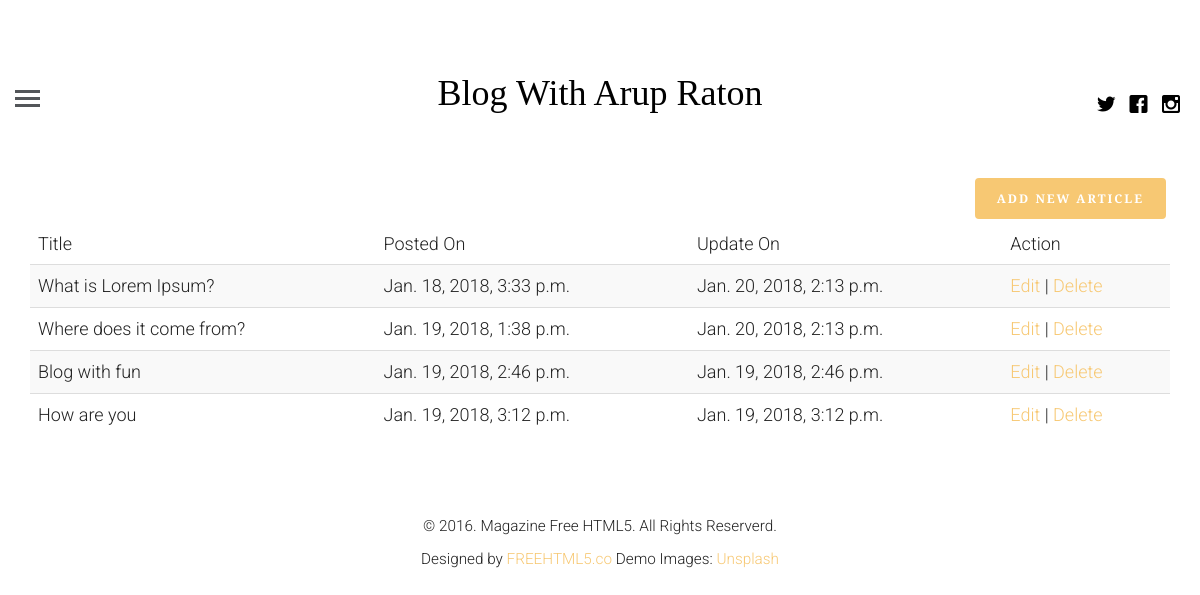
/profile/ (signed in), run on the app's committed database.
### blog/models.py (models this page shows, shortened)
class article(models.Model):
    article_author = models.ForeignKey(author, on_delete=models.CASCADE)
    title = models.CharField(max_length=200)
    body = models.TextField()
    image = models.FileField()
    posted_on = models.DateTimeField(auto_now=False, auto_now_add=True)
    updated_on = models.DateTimeField(auto_now=True, auto_now_add=False)
    category = models.ForeignKey(category, on_delete=models.CASCADE)

### blog/views.py (the view, shortened to what this page needs)
# urls.py: path('profile/',views.getProfile,name='profile' ),
def getProfile(request):
    if request.user.is_authenticated:
        user= get_object_or_404(User,id=request.user.id)
        author_profile= author.objects.filter(name=user.id)
        if author_profile:
            userauthor = get_object_or_404(author,name=request.user.id)
            post= article.objects.filter(article_author=userauthor.id)
            return render(request,'login_profile.html',{"post":post,"user":userauthor})
    else:
        return render(request, 'login.html')

### blog/templates/login_profile.html (shortened to what this page needs)
{% extends 'base.html' %}
{% block contant %}
    <div class="container">
        <a href="{% url 'create' %}" class="btn btn-primary pull pull-right ">Add New Article</a></div>
    <div class="container">
        <table class="table table-striped">
            <thead>
            <tr>
                <td>Title</td>
                <td>Posted On</td>
                <td>Update On</td>
                <td>Action</td>
            </tr>
            </thead>
            <tbody>
            {% for p in post %}
                <tr>
                    <td>{{ p.title }}</td>
                    <td>{{ p.posted_on }}</td>
                    <td>{{ p.updated_on }}</td>
                    <td><a href="{% url 'update' id=p.id %}">Edit</a> | <a href="{% url 'delete' id=p.id %}">Delete</a> </td>
                </tr>
            {% endfor %}
            </tbody>
        </table>
    </div>
{% endblock %}

### blog/templates/base.html (shortened to what this page needs)
<!DOCTYPE html>
 <html class="no-js">
	<head>
        {% load static %}
	<link rel="stylesheet" href="{% static 'css/animate.css' %}">
	<link rel="stylesheet" href="{% static 'css/icomoon.css' %}">
	<link rel="stylesheet" href="{% static 'css/bootstrap.css' %}">
	<link rel="stylesheet" href="{% static 'css/style.css' %}">
	</head>
	<body>
	<header id="fh5co-header">
		<div class="container-fluid">
			<div class="row">
				<a href="#" class="js-fh5co-nav-toggle fh5co-nav-toggle"><i></i></a>
				<ul class="fh5co-social">
					<li><a href="#"><i class="icon-twitter"></i></a></li>
					<li><a href="#"><i class="icon-facebook"></i></a></li>
					<li><a href="#"><i class="icon-instagram"></i></a></li>
				</ul>
				<div class="col-lg-12 col-md-12 text-center">
					<h1 id="fh5co-logo"><a href="{% url 'index' %}">Blog With Arup Raton</a></h1>
				</div>
			</div>
		</div>
	</header>
        <div class="container-fluid">
		    <div class="row fh5co-post-entry">
    {% block contant %}{% endblock %}
		    </div>
	    </div>
    <footer id="fh5co-footer">
		<p><small>&copy; 2016. Magazine Free HTML5. All Rights Reserverd. <br> Designed by <a href="#" target="_blank">FREEHTML5.co</a>  Demo Images: <a href="http://unsplash.com/" target="_blank">Unsplash</a></small></p>
	</footer>
	</body>
</html>

### blog/static/css/icomoon.css (style rules this page uses)
[class^="icon-"], [class*=" icon-"] { font-family: 'icomoon' !important; speak: none; font-style: normal; font-weight: normal; font-variant: normal; text-transform: none; line-height: 1; -webkit-font-smoothing: antialiased; -moz-osx-font-smoothing: grayscale; }
.icon-facebook:before { content: "\ea67"; }
.icon-instagram:before { content: "\ea6f"; }
.icon-twitter:before { content: "\ea7c"; }

### blog/static/css/style.css (style rules this page uses)
html { background: #fff; }
body { font-family: "Roboto", arial, sans-serif; font-size: 18px; font-weight: 300; line-height: 1.8; color: #222; background: #fff; }
a { color: #f7c873; -webkit-transition: 0.5s; -o-transition: 0.5s; transition: 0.5s; }
h1, h2, h3, h4, h5, h6 { font-family: "Playfair Display", times, serif; color: #000; }
p { margin-bottom: 30px; }
.btn { margin-right: 4px; margin-bottom: 4px; font-family: "Playfair Display", times, serif; font-size: 12px; letter-spacing: 2px; text-transform: uppercase; font-weight: 700; -webkit-border-radius: 4px; -moz-border-radius: 4px; -ms-border-radius: 4px; border-radius: 4px; -webkit-transition: 0.5s; -o-transition: 0.5s; transition: 0.5s; }
.btn-primary { background: #f7c873; color: #fff; border: 2px solid #f7c873; }
#fh5co-header { padding: 3em 3em; float: left; width: 100%; }
@media screen and (max-width: 1200px) { #fh5co-header { padding-left: 15px; padding-right: 15px; } }
#fh5co-header .fh5co-nav-toggle { position: absolute; top: 4.2em; left: 3em; z-index: 99; }
@media screen and (max-width: 1200px) { #fh5co-header .fh5co-nav-toggle { top: 4em; left: 15px; } }
#fh5co-header .fh5co-social { position: absolute !important; right: 3em !important; top: 3.2em; z-index: 99; -webkit-transition: 0.5s; -o-transition: 0.5s; transition: 0.5s; }
@media screen and (max-width: 1200px) { #fh5co-header .fh5co-social { right: 15px !important; top: 3.2em; } }
#fh5co-header #fh5co-logo { text-align: center; }
#fh5co-header #fh5co-logo a { color: #000; }
.fh5co-social { padding: 0; margin: 30px 0 0 0; position: relative; }
.fh5co-social li { padding: 0; margin: 0; list-style: none; display: inline; }
.fh5co-social li a { font-size: 20px; padding: 4px; color: #000; }
#fh5co-footer { padding: 3em 0; text-align: center; }
.fh5co-nav-toggle { width: 25px; height: 25px; cursor: pointer; text-decoration: none; }
.fh5co-nav-toggle i { position: relative; display: -moz-inline-stack; display: inline-block; zoom: 1; *display: inline; width: 25px; height: 3px; color: #535659; font: bold 14px/.4 Helvetica; text-transform: uppercase; text-indent: -55px; background: #535659; transition: all .2s ease-out; }
.fh5co-nav-toggle i::before, .fh5co-nav-toggle i::after { content: ''; width: 25px; height: 3px; background: #535659; position: absolute; left: 0; -webkit-transition: 0.2s; -o-transition: 0.2s; transition: 0.2s; }
.fh5co-nav-toggle i::before { top: -7px; }
.fh5co-nav-toggle i::after { bottom: -7px; }
.fh5co-nav-toggle { position: absolute; top: 18px; left: 0; z-index: 21; padding: 6px 0 0 0; display: block; margin: 0 auto; display: block; height: 44px; width: 25px; border-bottom: none !important; }

### data on the page
article: title "What is Lorem Ipsum?", posted_on "Jan. 18, 2018, 3:33 p.m.", updated_on "Jan. 20, 2018, 2:13 p.m."
article: title "Where does it come from?", posted_on "Jan. 19, 2018, 1:38 p.m.", updated_on "Jan. 20, 2018, 2:13 p.m."
article: title "Blog with fun", posted_on "Jan. 19, 2018, 2:46 p.m.", updated_on "Jan. 19, 2018, 2:46 p.m."
article: title "How are you", posted_on "Jan. 19, 2018, 3:12 p.m.", updated_on "Jan. 19, 2018, 3:12 p.m."
